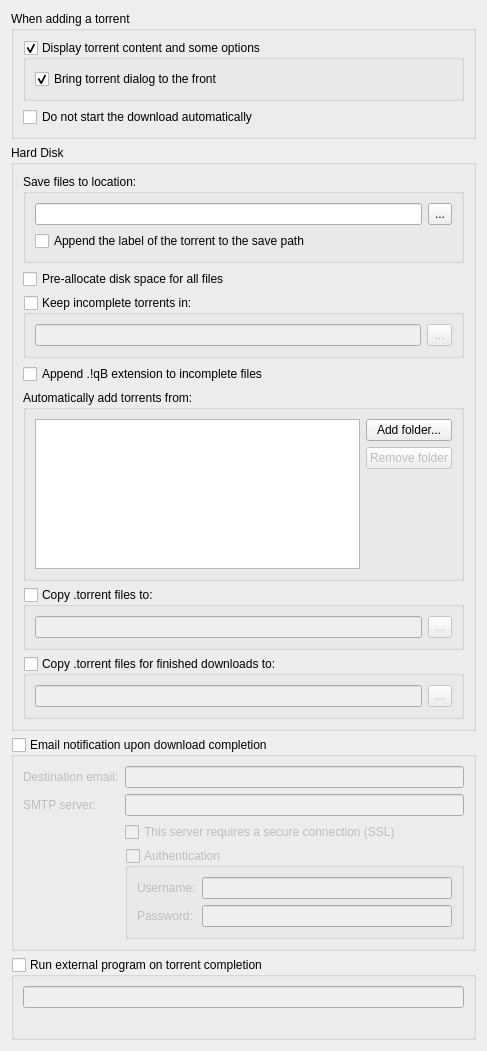
          <widget class="QWidget" name="scrollAreaWidgetContents_2">
           <property name="geometry">
            <rect>
             <x>0</x>
             <y>0</y>
             <width>487</width>
             <height>1040</height>
            </rect>
           </property>
           <layout class="QVBoxLayout" name="verticalLayout">
            <item>
             <widget class="QGroupBox" name="torrentAdditionBox">
              <property name="sizePolicy">
               <sizepolicy hsizetype="Expanding" vsizetype="Preferred">
                <horstretch>0</horstretch>
                <verstretch>0</verstretch>
               </sizepolicy>
              </property>
              <property name="title">
               <string>When adding a torrent</string>
              </property>
              <layout class="QGridLayout" name="gridLayout_5">
               <property name="bottomMargin">
                <number>9</number>
               </property>
               <item row="1" column="0">
                <widget class="QCheckBox" name="checkStartPaused">
                 <property name="text">
                  <string comment="The torrent will be added to download list in pause state">Do not start the download automatically</string>
                 </property>
                </widget>
               </item>
               <item row="0" column="0">
                <widget class="QGroupBox" name="checkAdditionDialog">
                 <property name="title">
                  <string>Display torrent content and some options</string>
                 </property>
                 <property name="checkable">
                  <bool>true</bool>
                 </property>
                 <layout class="QGridLayout" name="gridLayout_15">
                  <item row="0" column="0">
                   <widget class="QCheckBox" name="checkAdditionDialogFront">
                    <property name="text">
                     <string>Bring torrent dialog to the front</string>
                    </property>
                    <property name="checked">
                     <bool>true</bool>
                    </property>
                   </widget>
                  </item>
                 </layout>
                </widget>
               </item>
              </layout>
             </widget>
            </item>
            <item>
             <widget class="QGroupBox" name="fileSystemBox">
              <property name="sizePolicy">
               <sizepolicy hsizetype="Expanding" vsizetype="Preferred">
                <horstretch>0</horstretch>
                <verstretch>0</verstretch>
               </sizepolicy>
              </property>
              <property name="title">
               <string>Hard Disk</string>
              </property>
              <layout class="QVBoxLayout" name="verticalLayout_25">
               <item>
                <widget class="QGroupBox" name="groupBox_3">
                 <property name="title">
                  <string>Save files to location:</string>
                 </property>
                 <layout class="QVBoxLayout" name="verticalLayout_26">
                  <property name="bottomMargin">
                   <number>9</number>
                  </property>
                  <item>
                   <layout class="QHBoxLayout" name="horizontalLayout_10">
                    <item>
                     <widget class="QLineEdit" name="textSavePath">
                      <property name="sizePolicy">
                       <sizepolicy hsizetype="Expanding" vsizetype="Fixed">
                        <horstretch>0</horstretch>
                        <verstretch>0</verstretch>
                       </sizepolicy>
                      </property>
                      <property name="text">
                       <string/>
                      </property>
                     </widget>
                    </item>
                    <item>
                     <widget class="QToolButton" name="browseSaveDirButton">
                      <property name="enabled">
                       <bool>true</bool>
                      </property>
                      <property name="minimumSize">
                       <size>
                        <width>22</width>
                        <height>22</height>
                       </size>
                      </property>
                      <property name="maximumSize">
                       <size>
                        <width>25</width>
                        <height>27</height>
                       </size>
                      </property>
                      <property name="text">
                       <string notr="true">...</string>
                      </property>
                     </widget>
                    </item>
                   </layout>
                  </item>
                  <item>
                   <widget class="QCheckBox" name="checkAppendLabel">
                    <property name="text">
                     <string>Append the label of the torrent to the save path</string>
                    </property>
                   </widget>
                  </item>
                 </layout>
                </widget>
               </item>
               <item>
                <widget class="QCheckBox" name="checkPreallocateAll">
                 <property name="text">
                  <string>Pre-allocate disk space for all files</string>
                 </property>
                </widget>
               </item>
               <item>
                <widget class="QGroupBox" name="checkTempFolder">
                 <property name="title">
                  <string>Keep incomplete torrents in:</string>
                 </property>
                 <property name="checkable">
                  <bool>true</bool>
                 </property>
                 <property name="checked">
                  <bool>false</bool>
                 </property>
                 <layout class="QGridLayout" name="gridLayout_3">
                  <property name="bottomMargin">
                   <number>9</number>
                  </property>
                  <item row="0" column="0">
                   <widget class="QLineEdit" name="textTempPath"/>
                  </item>
                  <item row="0" column="1">
                   <widget class="QToolButton" name="browseTempDirButton">
                    <property name="sizePolicy">
                     <sizepolicy hsizetype="Fixed" vsizetype="Fixed">
                      <horstretch>25</horstretch>
                      <verstretch>27</verstretch>
                     </sizepolicy>
                    </property>
                    <property name="minimumSize">
                     <size>
                      <width>22</width>
                      <height>22</height>
                     </size>
                    </property>
                    <property name="maximumSize">
                     <size>
                      <width>25</width>
                      <height>27</height>
                     </size>
                    </property>
                    <property name="text">
                     <string notr="true">...</string>
                    </property>
                   </widget>
                  </item>
                 </layout>
                </widget>
               </item>
               <item>
                <widget class="QCheckBox" name="checkAppendqB">
                 <property name="text">
                  <string>Append .!qB extension to incomplete files</string>
                 </property>
                </widget>
               </item>
               <item>
                <widget class="QGroupBox" name="groupBox_2">
                 <property name="title">
                  <string>Automatically add torrents from:</string>
                 </property>
                 <layout class="QVBoxLayout" name="verticalLayout_38">
                  <property name="bottomMargin">
                   <number>9</number>
                  </property>
                  <item>
                   <layout class="QHBoxLayout" name="horizontalLayout_16">
                    <item>
                     <widget class="QTreeView" name="scanFoldersView">
                      <property name="sizePolicy">
                       <sizepolicy hsizetype="Expanding" vsizetype="Expanding">
                        <horstretch>0</horstretch>
                        <verstretch>1</verstretch>
                       </sizepolicy>
                      </property>
                      <property name="minimumSize">
                       <size>
                        <width>250</width>
                        <height>150</height>
                       </size>
                      </property>
                      <property name="editTriggers">
                       <set>QAbstractItemView::AllEditTriggers</set>
                      </property>
                      <property name="selectionMode">
                       <enum>QAbstractItemView::SingleSelection</enum>
                      </property>
                      <property name="selectionBehavior">
                       <enum>QAbstractItemView::SelectRows</enum>
                      </property>
                      <property name="textElideMode">
                       <enum>Qt::ElideNone</enum>
                      </property>
                      <property name="rootIsDecorated">
                       <bool>false</bool>
                      </property>
                      <attribute name="headerDefaultSectionSize">
                       <number>80</number>
                      </attribute>
                      <attribute name="headerStretchLastSection">
                       <bool>false</bool>
                      </attribute>
                     </widget>
                    </item>
                    <item>
                     <layout class="QVBoxLayout" name="verticalLayout_37">
                      <item>
                       <widget class="QPushButton" name="addScanFolderButton">
                        <property name="text">
                         <string>Add folder...</string>
                        </property>
                       </widget>
                      </item>
                      <item>
                       <widget class="QPushButton" name="removeScanFolderButton">
                        <property name="enabled">
                         <bool>false</bool>
                        </property>
                        <property name="text">
                         <string>Remove folder</string>
                        </property>
                       </widget>
                      </item>
                      <item>
                       <spacer name="verticalSpacer_6">
                        <property name="orientation">
                         <enum>Qt::Vertical</enum>
                        </property>
                        <property name="sizeHint" stdset="0">
                         <size>
                          <width>20</width>
                          <height>40</height>
                         </size>
                        </property>
                       </spacer>
                      </item>
                     </layout>
                    </item>
                   </layout>
                  </item>
                 </layout>
                </widget>
               </item>
               <item>
                <widget class="QGroupBox" name="checkExportDir">
                 <property name="sizePolicy">
                  <sizepolicy hsizetype="Preferred" vsizetype="Preferred">
                   <horstretch>0</horstretch>
                   <verstretch>0</verstretch>
                  </sizepolicy>
                 </property>
                 <property name="title">
                  <string>Copy .torrent files to:</string>
                 </property>
                 <property name="checkable">
                  <bool>true</bool>
                 </property>
                 <property name="checked">
                  <bool>false</bool>
                 </property>
                 <layout class="QGridLayout" name="gridLayout_4">
                  <property name="bottomMargin">
                   <number>9</number>
                  </property>
                  <item row="0" column="0">
                   <widget class="QLineEdit" name="textExportDir"/>
                  </item>
                  <item row="0" column="1">
                   <widget class="QToolButton" name="browseExportDirButton">
                    <property name="minimumSize">
                     <size>
                      <width>22</width>
                      <height>22</height>
                     </size>
                    </property>
                    <property name="maximumSize">
                     <size>
                      <width>25</width>
                      <height>27</height>
                     </size>
                    </property>
                    <property name="text">
                     <string notr="true">...</string>
                    </property>
                   </widget>
                  </item>
                 </layout>
                </widget>
               </item>
               <item>
                <widget class="QGroupBox" name="checkExportDirFin">
                 <property name="sizePolicy">
                  <sizepolicy hsizetype="Preferred" vsizetype="Preferred">
                   <horstretch>0</horstretch>
                   <verstretch>0</verstretch>
                  </sizepolicy>
                 </property>
                 <property name="focusPolicy">
                  <enum>Qt::StrongFocus</enum>
                 </property>
                 <property name="title">
                  <string>Copy .torrent files for finished downloads to:</string>
                 </property>
                 <property name="checkable">
                  <bool>true</bool>
                 </property>
                 <property name="checked">
                  <bool>false</bool>
                 </property>
                 <layout class="QGridLayout" name="gridLayout_13">
                  <property name="bottomMargin">
                   <number>9</number>
                  </property>
                  <item row="0" column="0">
                   <widget class="QLineEdit" name="textExportDirFin"/>
                  </item>
                  <item row="0" column="1">
                   <widget class="QToolButton" name="browseExportDirFinButton">
                    <property name="minimumSize">
                     <size>
                      <width>22</width>
                      <height>22</height>
                     </size>
                    </property>
                    <property name="maximumSize">
                     <size>
                      <width>25</width>
                      <height>27</height>
                     </size>
                    </property>
                    <property name="text">
                     <string notr="true">...</string>
                    </property>
                   </widget>
                  </item>
                 </layout>
                </widget>
               </item>
              </layout>
             </widget>
            </item>
            <item>
             <spacer name="verticalSpacer_5">
              <property name="orientation">
               <enum>Qt::Vertical</enum>
              </property>
              <property name="sizeHint" stdset="0">
               <size>
                <width>20</width>
                <height>40</height>
               </size>
              </property>
             </spacer>
            </item>
            <item>
             <widget class="QGroupBox" name="groupMailNotification">
              <property name="title">
               <string>Email notification upon download completion</string>
              </property>
              <property name="checkable">
               <bool>true</bool>
              </property>
              <property name="checked">
               <bool>false</bool>
              </property>
              <layout class="QVBoxLayout" name="verticalLayout_21">
               <item>
                <layout class="QFormLayout" name="formLayout">
                 <item row="0" column="0">
                  <widget class="QLabel" name="label_2">
                   <property name="text">
                    <string>Destination email:</string>
                   </property>
                  </widget>
                 </item>
                 <item row="0" column="1">
                  <widget class="QLineEdit" name="dest_email_txt"/>
                 </item>
                 <item row="1" column="0">
                  <widget class="QLabel" name="label_3">
                   <property name="text">
                    <string>SMTP server:</string>
                   </property>
                  </widget>
                 </item>
                 <item row="1" column="1">
                  <widget class="QLineEdit" name="smtp_server_txt"/>
                 </item>
                 <item row="3" column="1">
                  <widget class="QGroupBox" name="groupMailNotifAuth">
                   <property name="title">
                    <string>Authentication</string>
                   </property>
                   <property name="checkable">
                    <bool>true</bool>
                   </property>
                   <property name="checked">
                    <bool>false</bool>
                   </property>
                   <layout class="QFormLayout" name="formLayout_2">
                    <item row="0" column="0">
                     <widget class="QLabel" name="label_7">
                      <property name="text">
                       <string>Username:</string>
                      </property>
                     </widget>
                    </item>
                    <item row="0" column="1">
                     <widget class="QLineEdit" name="mailNotifUsername"/>
                    </item>
                    <item row="1" column="0">
                     <widget class="QLabel" name="label_8">
                      <property name="text">
                       <string>Password:</string>
                      </property>
                     </widget>
                    </item>
                    <item row="1" column="1">
                     <widget class="QLineEdit" name="mailNotifPassword">
                      <property name="echoMode">
                       <enum>QLineEdit::Password</enum>
                      </property>
                     </widget>
                    </item>
                   </layout>
                  </widget>
                 </item>
                 <item row="2" column="1">
                  <widget class="QCheckBox" name="checkSmtpSSL">
                   <property name="text">
                    <string>This server requires a secure connection (SSL)</string>
                   </property>
                  </widget>
                 </item>
                </layout>
               </item>
              </layout>
             </widget>
            </item>
            <item>
             <widget class="QGroupBox" name="autoRunBox">
              <property name="title">
               <string>Run external program on torrent completion</string>
              </property>
              <property name="checkable">
               <bool>true</bool>
              </property>
              <property name="checked">
               <bool>false</bool>
              </property>
              <layout class="QVBoxLayout" name="verticalLayout_19">
               <item>
                <widget class="QLineEdit" name="autoRun_txt"/>
               </item>
               <item>
                <widget class="QLabel" name="autoRun_param"/>
               </item>
              </layout>
             </widget>
            </item>
           </layout>
          </widget>
